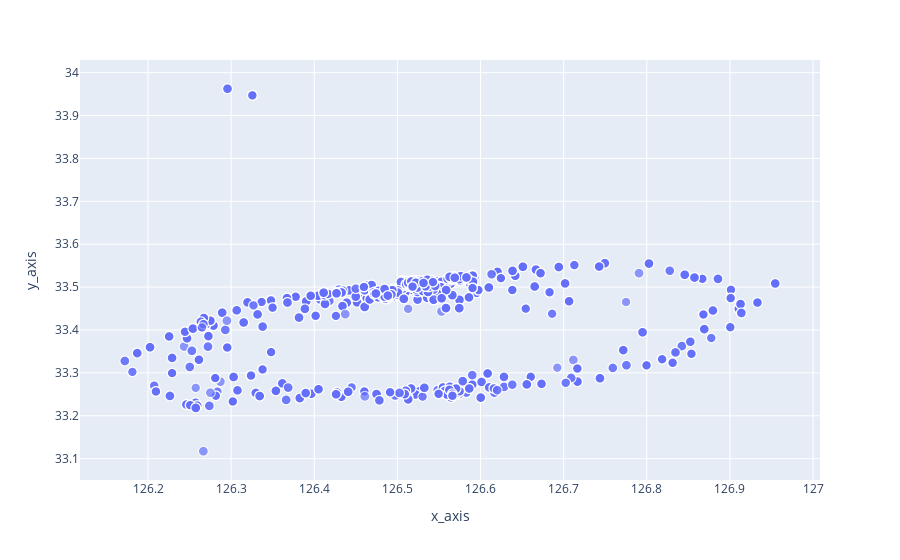

Here is the notebook cell this chart was saved with:
### Code cell
scatter_c = px.scatter(data[data['job_level']=='c'], x = "x_axis", y = "y_axis", size='job_points', size_max = 10)
scatter_c.show()

### Figure 1 — Plotly figure (JSON) as saved in the notebook; plotly's stock layout.template omitted (floating-point values rounded to 4 significant figures; data arrays with more than 128 entries replaced by an {"elided": "..."} marker saying what was removed)
{"data": [{"hovertemplate": "x_axis=%{x}<br>y_axis=%{y}<br>job_points=%{marker.size}<extra></extra>", "legendgroup": "", "marker": {"color": "#636efa", "size": {"elided": "2573 float values"}, "sizemode": "area", "sizeref": 0.1938, "symbol": "circle"}, "mode": "markers", "name": "", "showlegend": false, "type": "scattergl", "x": {"elided": "2573 float values"}, "xaxis": "x", "y": {"elided": "2573 float values"}, "yaxis": "y"}], "layout": {"legend": {"itemsizing": "constant", "tracegroupgap": 0}, "margin": {"t": 60}, "xaxis": {"anchor": "y", "domain": [0, 1], "title": {"text": "x_axis"}}, "yaxis": {"anchor": "x", "domain": [0, 1], "title": {"text": "y_axis"}}}}
